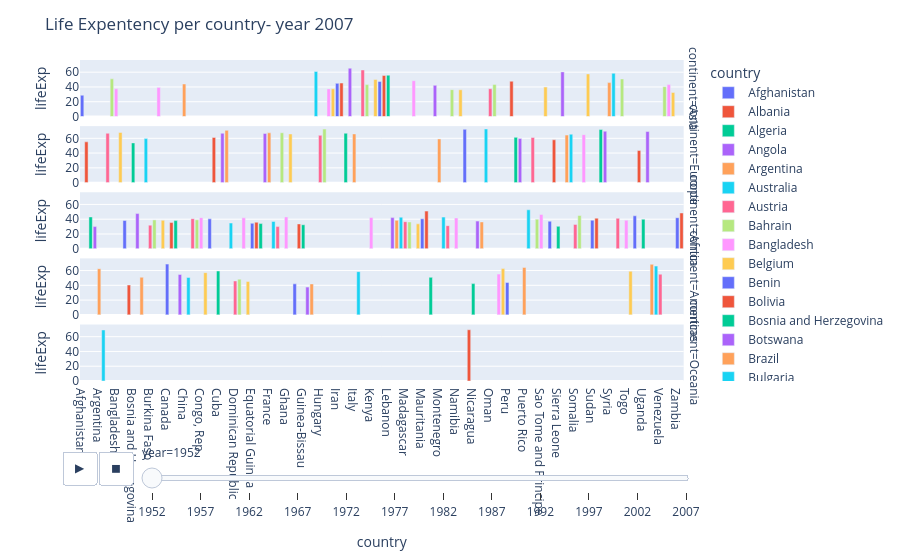

Here is the notebook cell this chart was saved with:
### Code cell
fig=px.bar(df, x='country', y='lifeExp', color='country', animation_frame='year',
          facet_row='continent')
fig.update_layout(title='Life Expentency per country- year 2007',
                 showlegend = True,
                 hovermode='y unified')
